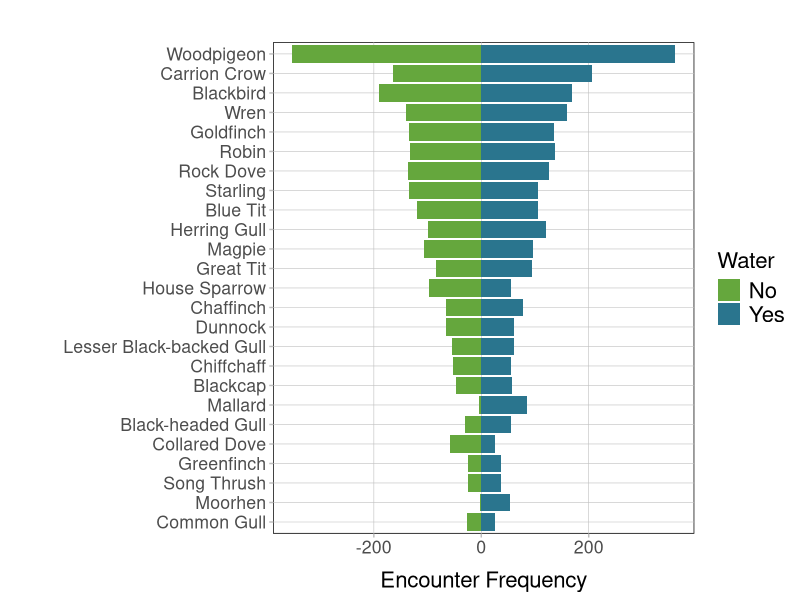
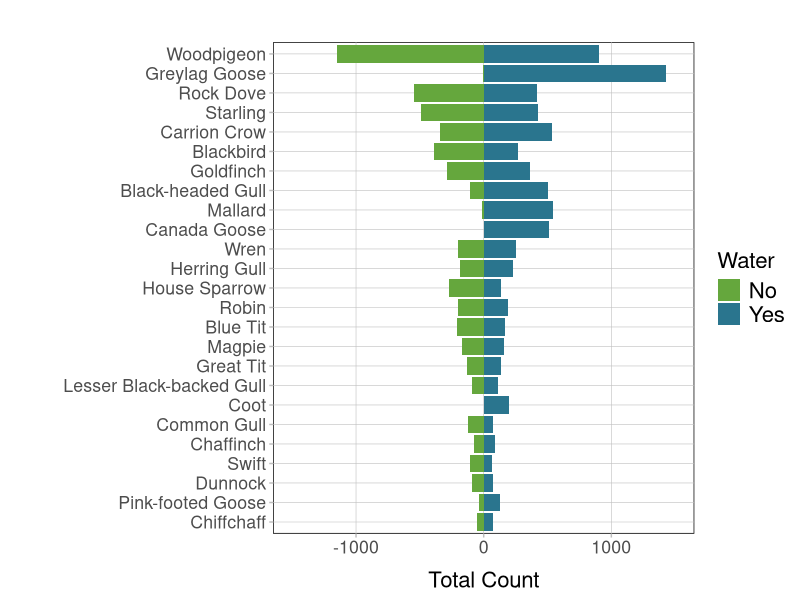
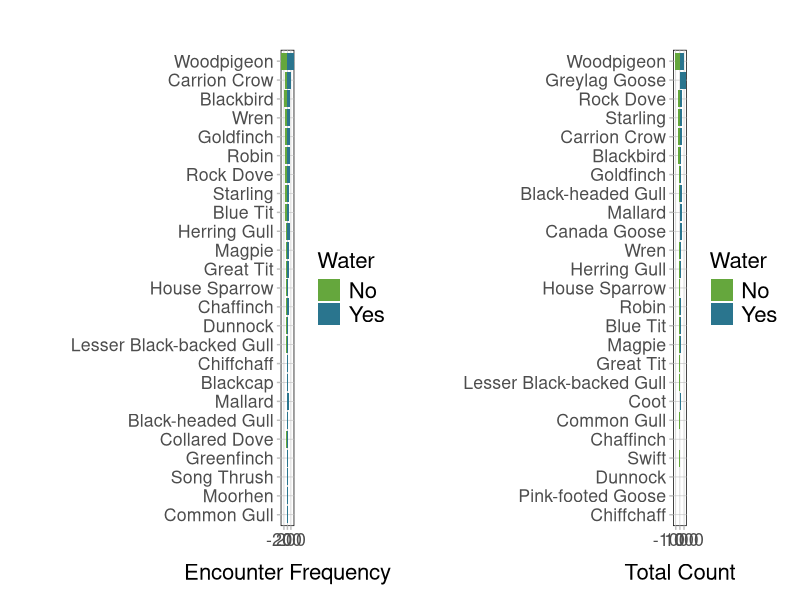
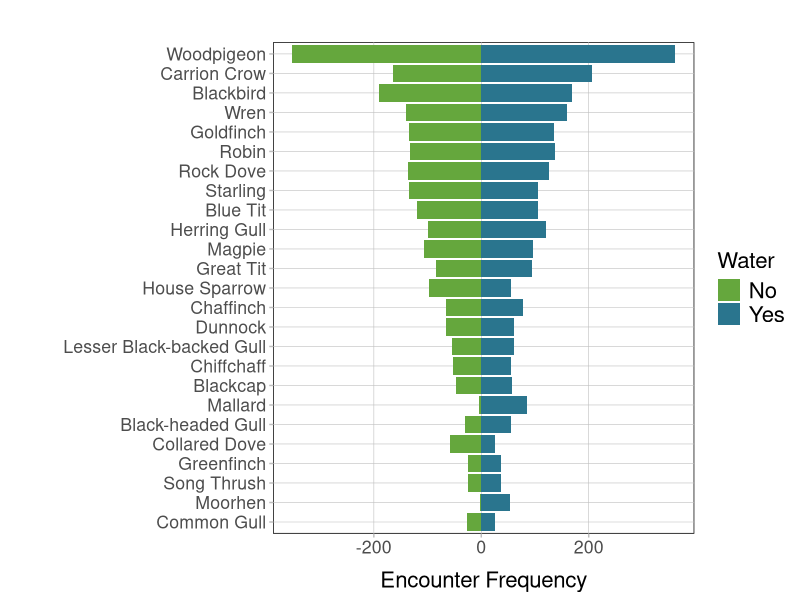
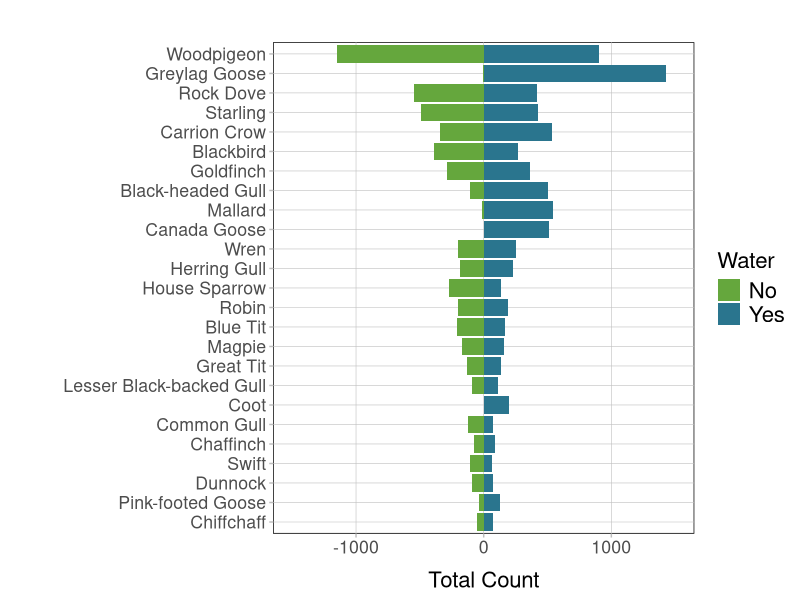
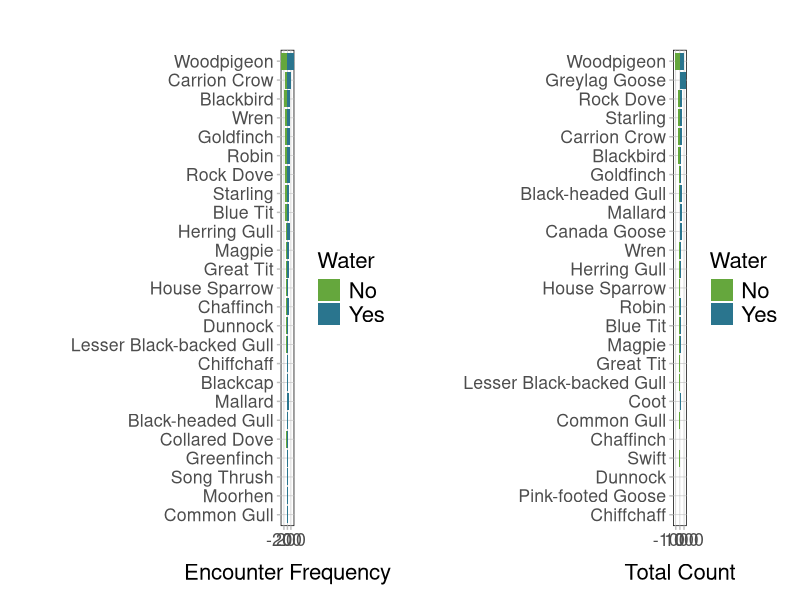

The R source for these figures, in order:
## ---- chunk 1
library(ggplot2)
library(dplyr)
library(tidyr)
library(patchwork)
library(readr)
## ---- chunk 2
bird <- read_csv("bird_count_freq_water_presence.csv", 
                 show_col_types = FALSE)
species_list_correct <- read_csv("species_list_correct.csv")
name <- species_list_correct
## ---- chunk 3
top_species <- bird %>%
  arrange(desc(frequency_detected)) %>%  # Make sure it's arranged
  slice(1:25) %>%
  select(species, water_present_yes, water_present_no) %>%
  pivot_longer(cols = c(water_present_yes, water_present_no), 
               names_to = "Water", 
               values_to = "Count") %>%
  mutate(Water = ifelse(Water == "water_present_yes", "Yes", "No"),
         Count = ifelse(Water == "No", -Count, Count))  # Make "No" negative

top_species <- left_join(top_species, name, by = "species")
print(top_species)
# Set the order of species by frequency_detected
top_species$bto <- factor(top_species$bto, levels = rev(unique(top_species$bto)))


# Create the plot
plot <- ggplot(top_species, aes(x = bto, y = Count, fill = Water)) +
  geom_bar(stat = "identity", position = "identity", alpha = 1) +
  coord_flip() +  # Flip the axes to have species on the y-axis
  labs(x = "", y = "Encounter Frequency", title = "") +
  scale_fill_manual(values = c("Yes" = "#2A758E", "No" = "#65A73D")) +
  theme_minimal() +  # Apply black and white theme
  theme(
    text = element_text(size = 16), # Default text size for all text elements
    axis.title.y = element_text(size = 16, margin = margin(r = 25, unit = "pt")),
    axis.title.x = element_text(size = 16, margin = margin(t = 10, unit = "pt")),
    plot.title = element_text(size = 20, hjust = 0.5), # Customize the plot title size and position
    panel.background = element_rect(fill = "white", colour = "black"),
    panel.grid.major = element_line(linewidth = 0.2, linetype = 'solid', colour = "grey"),
    panel.grid.minor = element_blank(),
    axis.ticks = element_line(color = "grey"),
    legend.key = element_rect(colour = NA),
    legend.text = element_text(size = 16)
  )
plot

# 
ggsave("top_species_water_presence_diverging.png", plot = plot, width = 8, height = 11, dpi = 300)
## ---- chunk 4
bird_count <- read_csv("bird_count_water_presence.csv", 
                 show_col_types = FALSE)

# Prepare the data frame for plotting
count <- bird_count %>%
  arrange(desc(total_count)) %>%
  slice(1:25) %>%
  select(species, water_present_yes, water_present_no) %>%
  pivot_longer(
    cols = c(water_present_yes, water_present_no),
    names_to = "Water",
    values_to = "Count",
    names_prefix = "water_present_"
  ) %>%
  mutate(
    Water = ifelse(Water == "yes", "Yes", "No"),
    Count = ifelse(Water == "No", -Count, Count)  # Make "No" counts negative for diverging effect
  )

count <- left_join(count, name, by = "species")
print(count)
  
# Set the order of species by frequency_detected
count$bto <- factor(count$bto, levels = rev(unique(count$bto)))

# Create the plot
plot1 <- ggplot(count, aes(x = bto, y = Count, fill = Water)) +
  geom_bar(stat = "identity", position = "identity", alpha = 1) +
  coord_flip() +  # Flip the axes to have species on the y-axis
  labs(x = "", y = "Total Count", title = "") +
  scale_fill_manual(values = c("Yes" = "#2A758E", "No" = "#65A73D")) +
  scale_y_continuous(limits = c(-1500, 1500)) +  
  theme_minimal() +
  theme(
    text = element_text(size = 16),
    axis.title.y = element_text(size = 16, margin = margin(r = 25, unit = "pt")),
    axis.title.x = element_text(size = 16, margin = margin(t = 10, unit = "pt")),
    plot.title = element_text(size = 20, hjust = 0.5),
    panel.background = element_rect(fill = "white", colour = "black"),
    panel.grid.major = element_line(linewidth = 0.2, linetype = 'solid', colour = "grey"),
    panel.grid.minor = element_blank(),
    axis.ticks = element_line(color = "grey"),
    legend.key = element_rect(colour = NA),
    legend.text = element_text(size = 16)
  )

#
print(plot1)

# 
ggsave("top_species_water_count_diverging.png", plot = plot1, width = 8, height = 11, dpi = 300)
## ---- chunk 5
# Combine the plots side by side
combined_plot <- plot + plot1

# Display the combined plot
print(combined_plot)

# 
ggsave("count_freq_plots.png", width = 14, height = 8, dpi = 300)
## ---- chunk 6
head(bird)
top_5 <- 2053+1435+966+913+877
print(top_5)
top_per <- 6244/14708*100
print(top_per)
## ---- chunk 7
# Function to get sum of top n total_counts
sum_top_n <- function(df, n) {
  df %>%
    arrange(desc(total_count)) %>%
    slice_head(n = n) %>%
    summarise(total = sum(total_count)) %>%
    pull(total)
}

# Example usage:
sum_top_n(bird, 25)  # Sum of top 15 (90%)
sum_top_n(bird, 15)  # Sum of top 15 (76%)
sum_top_n(bird, 10)  # Sum of top 10
sum_top_n(bird, 5)   # Sum of top 5
## ---- chunk 8
# Function to get sum of top n total_counts
sum_top_n <- function(df, n) {
  df %>%
    arrange(desc(frequency_detected)) %>%
    slice_head(n = n) %>%
    summarise(total = sum(frequency_detected)) %>%
    pull(total)
}

# Total = 5497
sum_top_n(bird, 25)  # Sum of top 15 (88%)
sum_top_n(bird, 15)  # Sum of top 15 (73%)
sum_top_n(bird, 10)  # Sum of top 10 (58%)
sum_top_n(bird, 5)   # Sum of top 5  (36%)
